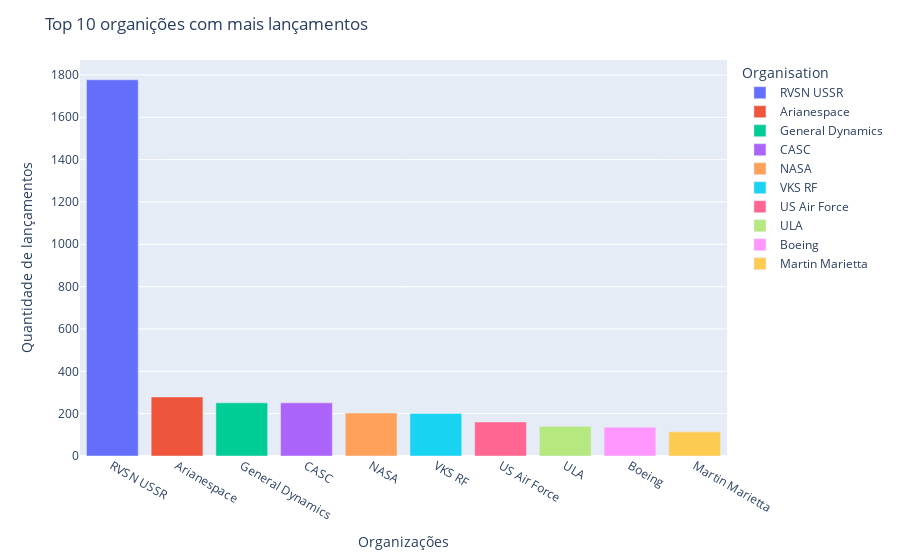

Write notebook code for a chart like this one.
### Code cell
plt.figure(figsize=(14,8))
bar = px.bar(top_10_orgs, x="Organisation", y="Mission_Status",color="Organisation")
bar.update_layout(title="Top 10 organições com mais lançamentos", yaxis_title="Quantidade de lançamentos",xaxis_title="Organizações")
bar.show()

### Figure 1 — Plotly figure (JSON) as saved in the notebook; plotly's stock layout.template omitted (floating-point values rounded to 4 significant figures)
{"data": [{"alignmentgroup": "True", "hovertemplate": "Organisation=%{x}<br>Mission_Status=%{y}<extra></extra>", "legendgroup": "RVSN USSR", "marker": {"color": "#636efa", "pattern": {"shape": ""}}, "name": "RVSN USSR", "offsetgroup": "RVSN USSR", "orientation": "v", "showlegend": true, "textposition": "auto", "type": "bar", "x": ["RVSN USSR"], "xaxis": "x", "y": [1777], "yaxis": "y"}, {"alignmentgroup": "True", "hovertemplate": "Organisation=%{x}<br>Mission_Status=%{y}<extra></extra>", "legendgroup": "Arianespace", "marker": {"color": "#EF553B", "pattern": {"shape": ""}}, "name": "Arianespace", "offsetgroup": "Arianespace", "orientation": "v", "showlegend": true, "textposition": "auto", "type": "bar", "x": ["Arianespace"], "xaxis": "x", "y": [279], "yaxis": "y"}, {"alignmentgroup": "True", "hovertemplate": "Organisation=%{x}<br>Mission_Status=%{y}<extra></extra>", "legendgroup": "General Dynamics", "marker": {"color": "#00cc96", "pattern": {"shape": ""}}, "name": "General Dynamics", "offsetgroup": "General Dynamics", "orientation": "v", "showlegend": true, "textposition": "auto", "type": "bar", "x": ["General Dynamics"], "xaxis": "x", "y": [251], "yaxis": "y"}, {"alignmentgroup": "True", "hovertemplate": "Organisation=%{x}<br>Mission_Status=%{y}<extra></extra>", "legendgroup": "CASC", "marker": {"color": "#ab63fa", "pattern": {"shape": ""}}, "name": "CASC", "offsetgroup": "CASC", "orientation": "v", "showlegend": true, "textposition": "auto", "type": "bar", "x": ["CASC"], "xaxis": "x", "y": [251], "yaxis": "y"}, {"alignmentgroup": "True", "hovertemplate": "Organisation=%{x}<br>Mission_Status=%{y}<extra></extra>", "legendgroup": "NASA", "marker": {"color": "#FFA15A", "pattern": {"shape": ""}}, "name": "NASA", "offsetgroup": "NASA", "orientation": "v", "showlegend": true, "textposition": "auto", "type": "bar", "x": ["NASA"], "xaxis": "x", "y": [203], "yaxis": "y"}, {"alignmentgroup": "True", "hovertemplate": "Organisation=%{x}<br>Mission_Status=%{y}<extra></extra>", "legendgroup": "VKS RF", "marker": {"color": "#19d3f3", "pattern": {"shape": ""}}, "name": "VKS RF", "offsetgroup": "VKS RF", "orientation": "v", "showlegend": true, "textposition": "auto", "type": "bar", "x": ["VKS RF"], "xaxis": "x", "y": [201], "yaxis": "y"}, {"alignmentgroup": "True", "hovertemplate": "Organisation=%{x}<br>Mission_Status=%{y}<extra></extra>", "legendgroup": "US Air Force", "marker": {"color": "#FF6692", "pattern": {"shape": ""}}, "name": "US Air Force", "offsetgroup": "US Air Force", "orientation": "v", "showlegend": true, "textposition": "auto", "type": "bar", "x": ["US Air Force"], "xaxis": "x", "y": [161], "yaxis": "y"}, {"alignmentgroup": "True", "hovertemplate": "Organisation=%{x}<br>Mission_Status=%{y}<extra></extra>", "legendgroup": "ULA", "marker": {"color": "#B6E880", "pattern": {"shape": ""}}, "name": "ULA", "offsetgroup": "ULA", "orientation": "v", "showlegend": true, "textposition": "auto", "type": "bar", "x": ["ULA"], "xaxis": "x", "y": [140], "yaxis": "y"}, {"alignmentgroup": "True", "hovertemplate": "Organisation=%{x}<br>Mission_Status=%{y}<extra></extra>", "legendgroup": "Boeing", "marker": {"color": "#FF97FF", "pattern": {"shape": ""}}, "name": "Boeing", "offsetgroup": "Boeing", "orientation": "v", "showlegend": true, "textposition": "auto", "type": "bar", "x": ["Boeing"], "xaxis": "x", "y": [136], "yaxis": "y"}, {"alignmentgroup": "True", "hovertemplate": "Organisation=%{x}<br>Mission_Status=%{y}<extra></extra>", "legendgroup": "Martin Marietta", "marker": {"color": "#FECB52", "pattern": {"shape": ""}}, "name": "Martin Marietta", "offsetgroup": "Martin Marietta", "orientation": "v", "showlegend": true, "textposition": "auto", "type": "bar", "x": ["Martin Marietta"], "xaxis": "x", "y": [114], "yaxis": "y"}], "layout": {"autosize": true, "barmode": "relative", "legend": {"title": {"text": "Organisation"}, "tracegroupgap": 0}, "margin": {"t": 60}, "title": {"text": "Top 10 organições com mais lançamentos"}, "xaxis": {"anchor": "y", "autorange": true, "categoryarray": ["RVSN USSR", "Arianespace", "General Dynamics", "CASC", "NASA", "VKS RF", "US Air Force", "ULA", "Boeing", "Martin Marietta"], "categoryorder": "array", "domain": [0, 1], "range": [-0.5, 9.5], "title": {"text": "Organizações"}, "type": "category"}, "yaxis": {"anchor": "x", "autorange": true, "domain": [0, 1], "range": [0, 1871.0], "title": {"text": "Quantidade de lançamentos"}, "type": "linear"}}}
